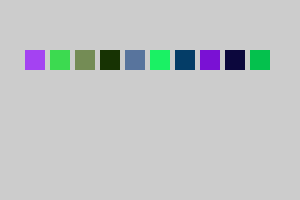
Frame 1 (no input)
Frame 60 (the mouse pressed at the canvas centre just before this capture): identical to frame 1, image omitted
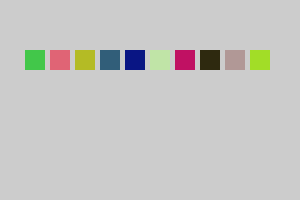
Frame 120 (the mouse held since frame 60 and released just before this capture)

The Processing sketch that drew these frames (run headless with seeded random() and noise(); from frame 60 on, the mouse is pressed at the canvas centre):

// Processing sketch: processing_349
// ── processing_349.pde

//carolina vallejo

int rojos[];
int verdes[];
int azules [];

void setup(){
  rojos = new int[10];
  verdes = new int[10];
  azules = new int[10];
   for (int i = 0; i < 10; i++){
     rojos[i] = (int)random(0,255);
     verdes[i] = (int)random(0,255);
     azules[i] = (int)random(0,255);
   }
  
  size (300,200);
}

void draw(){
 noStroke();
 for (int i = 0; i < 10; i++){
    fill(rojos[i],verdes[i],azules[i]);
    rect(i*25+25,50,20,20); 
 }
}

void mousePressed(){
   for (int i = 0; i < 10; i++){
     rojos[i] = (int)random(0,255);
     verdes[i] = (int)random(0,255);
     azules[i] = (int)random(0,255);
   }
}
